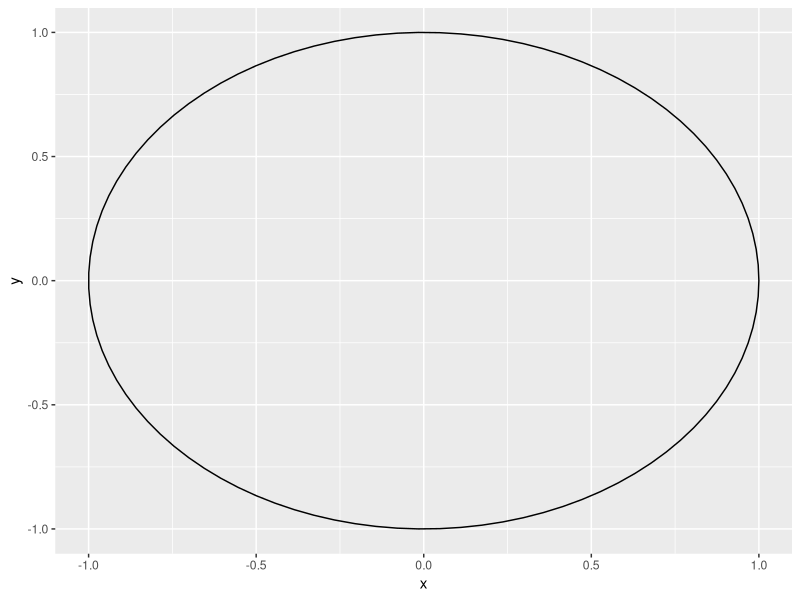

Source code (R):
# Tests

library(ggplot2)

circleFun <- function(center = c(0,0),diameter = 1, npoints = 100){
  r = diameter / 2
  tt <- seq(0,2*pi,length.out = npoints)
  xx <- center[1] + r * cos(tt)
  yy <- center[2] + r * sin(tt)
  return(data.frame(x = xx, y = yy))
}

dat <- circleFun(c(0,0),2,npoints = 100)
#geom_path will do open circles, geom_polygon will do filled circles
ggplot(dat,aes(x,y)) + geom_path()
